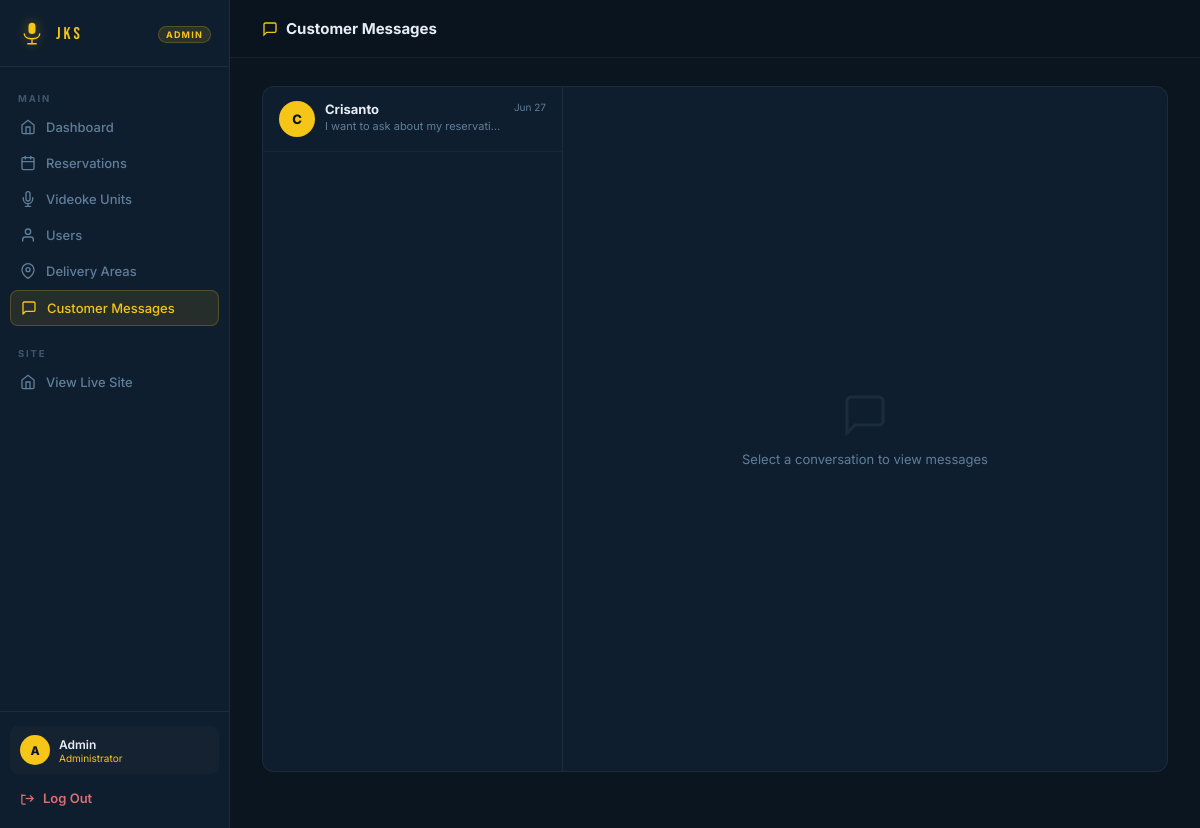
Page /admin/messages.php (signed in) on the committed database.
### tables this page shows
CREATE TABLE `users` (
  `id` int(11) NOT NULL,
  `name` varchar(100) NOT NULL,
  `email` varchar(150) NOT NULL,
  `phone` varchar(20) NOT NULL,
  `location` varchar(255) NOT NULL,
  `avatar` varchar(255) DEFAULT NULL,
  `password` varchar(255) NOT NULL,
  `reset_token` varchar(64) DEFAULT NULL,
  `reset_token_expires` datetime DEFAULT NULL,
  `role` enum('user','admin') NOT NULL DEFAULT 'user',
  `created_at` timestamp NOT NULL DEFAULT current_timestamp()
);

### admin/messages.php (the view, shortened to what this page needs)
<?php
require_once '../includes/admin_auth.php';
$conversations = $pdo->query("
    SELECT u.id AS user_id, u.name, u.email,
           m.message AS last_msg,
           m.sender  AS last_sender,
           m.created_at AS last_at,
           SUM(CASE WHEN m.sender = 'user' AND m.is_read = 0 THEN 1 ELSE 0 END) AS unread_count
    FROM users u
    JOIN messages m ON m.user_id = u.id
    WHERE u.role = 'user'
    GROUP BY u.id
    ORDER BY last_at DESC
")->fetchAll();
?>
<!DOCTYPE html>
<html lang="en">
<head>
    <link rel="stylesheet" href="admin.css">
</head>
<body>
<div class="admin-layout">
<?php require_once 'admin_shell.php'; renderAdminShell('Customer Messages', 'messages'); ?>
<?php if (empty($conversations)): ?>
<div class="no-convos">
    <svg viewBox="0 0 24 24" fill="none" stroke="currentColor" stroke-width="1.5"><path d="M21 15a2 2 0 0 1-2 2H7l-4 4V5a2 2 0 0 1 2-2h14a2 2 0 0 1 2 2z"/></svg>
    <p>No customer messages yet.</p>
</div>
<?php else: ?>
<div class="chat-layout table-wrap" style="border-radius:var(--radius-md); overflow:hidden;">
    <div class="convo-list" id="convoList">
        <?php foreach ($conversations as $c): ?>
        <div class="convo-item" data-uid="<?= $c['user_id'] ?>" data-name="<?= htmlspecialchars($c['name']) ?>" data-email="<?= htmlspecialchars($c['email']) ?>">
            <div class="convo-avatar"><?= strtoupper(substr($c['name'],0,1)) ?></div>
            <div class="convo-info">
                <div class="convo-name"><?= htmlspecialchars($c['name']) ?></div>
                <div class="convo-preview">
                    <?= htmlspecialchars(mb_substr($c['last_msg'], 0, 45)) ?><?= mb_strlen($c['last_msg']) > 45 ? '…' : '' ?>
                </div>
            </div>
            <div class="convo-meta">
                <span class="convo-time"><?= date('M j', strtotime($c['last_at'])) ?></span>
            </div>
        </div>
        <?php endforeach; ?>
    </div>
    <div class="chat-area" id="chatArea">
        <div class="chat-empty-state" id="chatEmptyState">
            <svg viewBox="0 0 24 24" fill="none" stroke="currentColor" stroke-width="1.5"><path d="M21 15a2 2 0 0 1-2 2H7l-4 4V5a2 2 0 0 1 2-2h14a2 2 0 0 1 2 2z"/></svg>
            <p>Select a conversation to view messages</p>
        </div>
    </div>
</div>
<?php endif; ?>
</div>
</body>
</html>

### admin/admin.css (style rules this page uses)
*, *::before, *::after { box-sizing: border-box; margin: 0; padding: 0; }
:root { --bg: #0A1520; --bg-card: #0f1e2e; --bg-elevated: #142030; --bg-input: #0c1a28; --gold: #F5C518; --gold-soft: rgba(245,197,24,0.10); --gold-border: rgba(245,197,24,0.22); --text: #E6EDF4; --muted: #5f7e9a; --border: rgba(255,255,255,0.06); --available: #3DD68C; --rented: #E05C5C; --pending: #F5A623; --confirmed: #3DD68C; --active: #4ea8f5; --delivering: #a78bfa; --returned: #5f7e9a; --cancelled: #E05C5C; --radius-sm: 8px; --radius-md: 12px; --radius-lg: 18px; --sidebar-w: 230px; }
html { scroll-behavior: smooth; }
body { background-color: var(--bg); color: var(--text); font-family: 'Inter', sans-serif; font-size: 14px; min-height: 100vh; }
.admin-layout { display: flex; min-height: 100vh; }
.table-wrap { background: var(--bg-card); border: 1px solid var(--border); border-radius: var(--radius-md); overflow: hidden; }

### admin/messages.php (style rules this page uses)
.chat-layout { display: grid; grid-template-columns: 300px 1fr; gap: 0; height: calc(100vh - 58px - 56px); min-height: 500px; }
.convo-list { border-right: 1px solid var(--border); overflow-y: auto; }
.convo-item { padding: 14px 16px; border-bottom: 1px solid rgba(255,255,255,0.03); cursor: pointer; transition: background 0.14s; display: flex; align-items: flex-start; gap: 10px; }
.convo-avatar { width: 36px; height: 36px; border-radius: 50%; background: var(--gold); color: #0A1520; font-size: 13px; font-weight: 800; display: flex; align-items: center; justify-content: center; flex-shrink: 0; }
.convo-info { flex: 1; min-width: 0; }
.convo-name { font-size: 13px; font-weight: 700; white-space: nowrap; overflow: hidden; text-overflow: ellipsis; }
.convo-preview { font-size: 11px; color: var(--muted); white-space: nowrap; overflow: hidden; text-overflow: ellipsis; margin-top: 2px; }
.convo-meta { display: flex; flex-direction: column; align-items: flex-end; gap: 4px; flex-shrink: 0; }
.convo-time { font-size: 10px; color: var(--muted); }
.chat-area { display: flex; flex-direction: column; }
.chat-empty-state { flex: 1; display: flex; flex-direction: column; align-items: center; justify-content: center; color: var(--muted); gap: 12px; }
.chat-empty-state svg { width: 48px; height: 48px; opacity: 0.15; }
.chat-empty-state p { font-size: 13px; }

### rows in the picture
users: name "C", name "Crisanto", last_msg "I want to ask about my reservati…", last_at "Jun 27"

### other values in the picture
$p['label'] "Dashboard"
$p['label'] "Reservations"
$p['label'] "Videoke Units"
$p['label'] "Users"
$p['label'] "Delivery Areas"
$p['label'] "Customer Messages"
$initial "A"
$user['name'] "Admin"
$pageTitle "Customer Messages"
